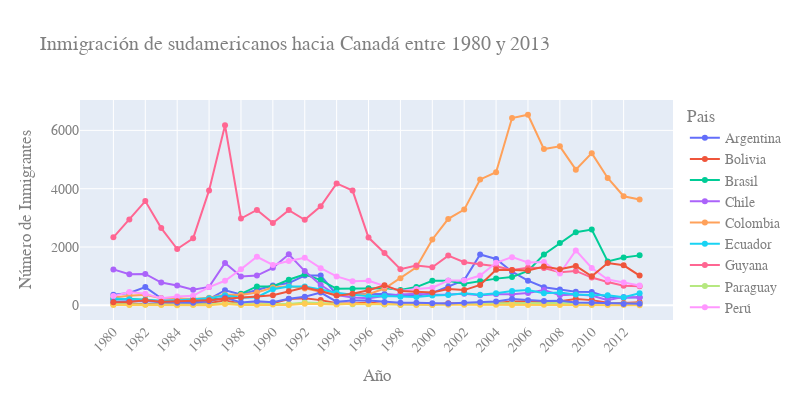

This figure's notebook cell:
### Code cell
# Grafico Interactico de Inmigracion de sudamericanos hacia Canada

fig = px.line(sudamerica,x=sudamerica.index,y=sudamerica.columns,
              title='Inmigración de sudamericanos hacia Canadá entre 1980 y 2013',
              color='Pais', markers=True)
fig.update_layout(width=800,height=400, xaxis={'tickangle':-45},
                  xaxis_title='Año',yaxis_title='Número de Inmigrantes',
                  font_family='Arial',font_size=14, font_color='grey')
# Para guardar el grafico en formato web html
# fig.write_html('/data/inmigracion_sudamericanos_canada.html')
fig.show()

### Figure 1 — Plotly figure (JSON) as saved in the notebook; plotly's stock layout.template omitted (floating-point values rounded to 4 significant figures)
{"data": [{"hovertemplate": "Pais=Argentina<br>index=%{x}<br>value=%{y}<extra></extra>", "legendgroup": "Argentina", "line": {"color": "#636efa", "dash": "solid"}, "marker": {"symbol": "circle"}, "mode": "lines+markers", "name": "Argentina", "orientation": "v", "showlegend": true, "type": "scatter", "x": ["1980", "1981", "1982", "1983", "1984", "1985", "1986", "1987", "1988", "1989", "1990", "1991", "1992", "1993", "1994", "1995", "1996", "1997", "1998", "1999", "2000", "2001", "2002", "2003", "2004", "2005", "2006", "2007", "2008", "2009", "2010", "2011", "2012", "2013"], "xaxis": "x", "y": [368, 426, 626, 241, 237, 196, 213, 519, 374, 538, 678, 763, 1023, 1022, 366, 380, 396, 391, 349, 318, 427, 635, 865, 1745, 1591, 1153, 847, 620, 540, 467, 459, 278, 263, 282], "yaxis": "y"}, {"hovertemplate": "Pais=Bolivia<br>index=%{x}<br>value=%{y}<extra></extra>", "legendgroup": "Bolivia", "line": {"color": "#EF553B", "dash": "solid"}, "marker": {"symbol": "circle"}, "mode": "lines+markers", "name": "Bolivia", "orientation": "v", "showlegend": true, "type": "scatter", "x": ["1980", "1981", "1982", "1983", "1984", "1985", "1986", "1987", "1988", "1989", "1990", "1991", "1992", "1993", "1994", "1995", "1996", "1997", "1998", "1999", "2000", "2001", "2002", "2003", "2004", "2005", "2006", "2007", "2008", "2009", "2010", "2011", "2012", "2013"], "xaxis": "x", "y": [44, 52, 42, 49, 38, 44, 79, 165, 63, 68, 71, 214, 247, 180, 75, 61, 96, 43, 33, 42, 33, 72, 57, 59, 85, 134, 139, 107, 143, 214, 180, 86, 83, 107], "yaxis": "y"}, {"hovertemplate": "Pais=Brasil<br>index=%{x}<br>value=%{y}<extra></extra>", "legendgroup": "Brasil", "line": {"color": "#00cc96", "dash": "solid"}, "marker": {"symbol": "circle"}, "mode": "lines+markers", "name": "Brasil", "orientation": "v", "showlegend": true, "type": "scatter", "x": ["1980", "1981", "1982", "1983", "1984", "1985", "1986", "1987", "1988", "1989", "1990", "1991", "1992", "1993", "1994", "1995", "1996", "1997", "1998", "1999", "2000", "2001", "2002", "2003", "2004", "2005", "2006", "2007", "2008", "2009", "2010", "2011", "2012", "2013"], "xaxis": "x", "y": [211, 220, 192, 139, 145, 130, 205, 244, 394, 650, 650, 877, 1066, 866, 566, 572, 586, 591, 531, 626, 845, 847, 745, 839, 917, 969, 1181, 1746, 2138, 2509, 2598, 1508, 1642, 1714], "yaxis": "y"}, {"hovertemplate": "Pais=Chile<br>index=%{x}<br>value=%{y}<extra></extra>", "legendgroup": "Chile", "line": {"color": "#ab63fa", "dash": "solid"}, "marker": {"symbol": "circle"}, "mode": "lines+markers", "name": "Chile", "orientation": "v", "showlegend": true, "type": "scatter", "x": ["1980", "1981", "1982", "1983", "1984", "1985", "1986", "1987", "1988", "1989", "1990", "1991", "1992", "1993", "1994", "1995", "1996", "1997", "1998", "1999", "2000", "2001", "2002", "2003", "2004", "2005", "2006", "2007", "2008", "2009", "2010", "2011", "2012", "2013"], "xaxis": "x", "y": [1233, 1069, 1078, 781, 681, 533, 633, 1454, 990, 1023, 1286, 1749, 1175, 697, 352, 273, 244, 325, 376, 397, 366, 369, 401, 347, 383, 384, 427, 530, 350, 375, 340, 174, 291, 273], "yaxis": "y"}, {"hovertemplate": "Pais=Colombia<br>index=%{x}<br>value=%{y}<extra></extra>", "legendgroup": "Colombia", "line": {"color": "#FFA15A", "dash": "solid"}, "marker": {"symbol": "circle"}, "mode": "lines+markers", "name": "Colombia", "orientation": "v", "showlegend": true, "type": "scatter", "x": ["1980", "1981", "1982", "1983", "1984", "1985", "1986", "1987", "1988", "1989", "1990", "1991", "1992", "1993", "1994", "1995", "1996", "1997", "1998", "1999", "2000", "2001", "2002", "2003", "2004", "2005", "2006", "2007", "2008", "2009", "2010", "2011", "2012", "2013"], "xaxis": "x", "y": [266, 326, 360, 244, 235, 214, 257, 376, 352, 439, 614, 652, 582, 464, 375, 371, 381, 578, 929, 1306, 2259, 2965, 3283, 4318, 4566, 6424, 6535, 5357, 5452, 4652, 5218, 4366, 3741, 3631], "yaxis": "y"}, {"hovertemplate": "Pais=Ecuador<br>index=%{x}<br>value=%{y}<extra></extra>", "legendgroup": "Ecuador", "line": {"color": "#19d3f3", "dash": "solid"}, "marker": {"symbol": "circle"}, "mode": "lines+markers", "name": "Ecuador", "orientation": "v", "showlegend": true, "type": "scatter", "x": ["1980", "1981", "1982", "1983", "1984", "1985", "1986", "1987", "1988", "1989", "1990", "1991", "1992", "1993", "1994", "1995", "1996", "1997", "1998", "1999", "2000", "2001", "2002", "2003", "2004", "2005", "2006", "2007", "2008", "2009", "2010", "2011", "2012", "2013"], "xaxis": "x", "y": [238, 207, 184, 155, 179, 208, 240, 344, 265, 278, 552, 643, 644, 547, 431, 368, 310, 317, 295, 291, 342, 353, 418, 361, 417, 491, 525, 419, 437, 373, 353, 348, 282, 418], "yaxis": "y"}, {"hovertemplate": "Pais=Guyana<br>index=%{x}<br>value=%{y}<extra></extra>", "legendgroup": "Guyana", "line": {"color": "#FF6692", "dash": "solid"}, "marker": {"symbol": "circle"}, "mode": "lines+markers", "name": "Guyana", "orientation": "v", "showlegend": true, "type": "scatter", "x": ["1980", "1981", "1982", "1983", "1984", "1985", "1986", "1987", "1988", "1989", "1990", "1991", "1992", "1993", "1994", "1995", "1996", "1997", "1998", "1999", "2000", "2001", "2002", "2003", "2004", "2005", "2006", "2007", "2008", "2009", "2010", "2011", "2012", "2013"], "xaxis": "x", "y": [2334, 2943, 3575, 2650, 1932, 2299, 3942, 6174, 2977, 3270, 2824, 3266, 2932, 3399, 4181, 3935, 2324, 1795, 1238, 1366, 1308, 1707, 1479, 1410, 1341, 1215, 1286, 1277, 1137, 1180, 953, 804, 676, 656], "yaxis": "y"}, {"hovertemplate": "Pais=Paraguay<br>index=%{x}<br>value=%{y}<extra></extra>", "legendgroup": "Paraguay", "line": {"color": "#B6E880", "dash": "solid"}, "marker": {"symbol": "circle"}, "mode": "lines+markers", "name": "Paraguay", "orientation": "v", "showlegend": true, "type": "scatter", "x": ["1980", "1981", "1982", "1983", "1984", "1985", "1986", "1987", "1988", "1989", "1990", "1991", "1992", "1993", "1994", "1995", "1996", "1997", "1998", "1999", "2000", "2001", "2002", "2003", "2004", "2005", "2006", "2007", "2008", "2009", "2010", "2011", "2012", "2013"], "xaxis": "x", "y": [45, 26, 32, 40, 48, 36, 34, 72, 53, 48, 56, 51, 94, 75, 46, 39, 38, 30, 25, 34, 29, 34, 60, 88, 74, 75, 88, 98, 95, 88, 89, 83, 55, 66], "yaxis": "y"}, {"hovertemplate": "Pais=Perú<br>index=%{x}<br>value=%{y}<extra></extra>", "legendgroup": "Perú", "line": {"color": "#FF97FF", "dash": "solid"}, "marker": {"symbol": "circle"}, "mode": "lines+markers", "name": "Perú", "orientation": "v", "showlegend": true, "type": "scatter", "x": ["1980", "1981", "1982", "1983", "1984", "1985", "1986", "1987", "1988", "1989", "1990", "1991", "1992", "1993", "1994", "1995", "1996", "1997", "1998", "1999", "2000", "2001", "2002", "2003", "2004", "2005", "2006", "2007", "2008", "2009", "2010", "2011", "2012", "2013"], "xaxis": "x", "y": [317, 456, 401, 241, 306, 328, 628, 843, 1237, 1667, 1384, 1522, 1632, 1274, 993, 827, 845, 676, 493, 560, 603, 849, 855, 1023, 1460, 1653, 1473, 1490, 1094, 1884, 1283, 886, 787, 682], "yaxis": "y"}, {"hovertemplate": "Pais=Surinam<br>index=%{x}<br>value=%{y}<extra></extra>", "legendgroup": "Surinam", "line": {"color": "#FECB52", "dash": "solid"}, "marker": {"symbol": "circle"}, "mode": "lines+markers", "name": "Surinam", "orientation": "v", "showlegend": true, "type": "scatter", "x": ["1980", "1981", "1982", "1983", "1984", "1985", "1986", "1987", "1988", "1989", "1990", "1991", "1992", "1993", "1994", "1995", "1996", "1997", "1998", "1999", "2000", "2001", "2002", "2003", "2004", "2005", "2006", "2007", "2008", "2009", "2010", "2011", "2012", "2013"], "xaxis": "x", "y": [15, 10, 21, 12, 5, 16, 7, 46, 16, 24, 26, 13, 53, 51, 32, 58, 51, 35, 22, 11, 16, 22, 22, 22, 17, 15, 16, 20, 9, 12, 13, 11, 16, 4], "yaxis": "y"}, {"hovertemplate": "Pais=Uruguay<br>index=%{x}<br>value=%{y}<extra></extra>", "legendgroup": "Uruguay", "line": {"color": "#636efa", "dash": "solid"}, "marker": {"symbol": "circle"}, "mode": "lines+markers", "name": "Uruguay", "orientation": "v", "showlegend": true, "type": "scatter", "x": ["1980", "1981", "1982", "1983", "1984", "1985", "1986", "1987", "1988", "1989", "1990", "1991", "1992", "1993", "1994", "1995", "1996", "1997", "1998", "1999", "2000", "2001", "2002", "2003", "2004", "2005", "2006", "2007", "2008", "2009", "2010", "2011", "2012", "2013"], "xaxis": "x", "y": [128, 132, 146, 105, 90, 92, 137, 269, 99, 144, 111, 229, 299, 437, 125, 164, 171, 117, 87, 93, 75, 64, 91, 103, 130, 217, 175, 147, 160, 99, 93, 81, 47, 58], "yaxis": "y"}, {"hovertemplate": "Pais=Venezuela<br>index=%{x}<br>value=%{y}<extra></extra>", "legendgroup": "Venezuela", "line": {"color": "#EF553B", "dash": "solid"}, "marker": {"symbol": "circle"}, "mode": "lines+markers", "name": "Venezuela", "orientation": "v", "showlegend": true, "type": "scatter", "x": ["1980", "1981", "1982", "1983", "1984", "1985", "1986", "1987", "1988", "1989", "1990", "1991", "1992", "1993", "1994", "1995", "1996", "1997", "1998", "1999", "2000", "2001", "2002", "2003", "2004", "2005", "2006", "2007", "2008", "2009", "2010", "2011", "2012", "2013"], "xaxis": "x", "y": [103, 117, 174, 124, 142, 165, 179, 229, 279, 304, 344, 487, 610, 490, 334, 402, 520, 686, 489, 464, 443, 560, 524, 699, 1224, 1211, 1192, 1335, 1239, 1353, 998, 1452, 1373, 1022], "yaxis": "y"}], "layout": {"font": {"color": "grey", "family": "Arial", "size": 14}, "height": 400, "legend": {"title": {"text": "Pais"}, "tracegroupgap": 0}, "title": {"text": "Inmigración de sudamericanos hacia Canadá entre 1980 y 2013"}, "width": 800, "xaxis": {"anchor": "y", "domain": [0, 1], "tickangle": -45, "title": {"text": "Año"}}, "yaxis": {"anchor": "x", "domain": [0, 1], "title": {"text": "Número de Inmigrantes"}}}}
